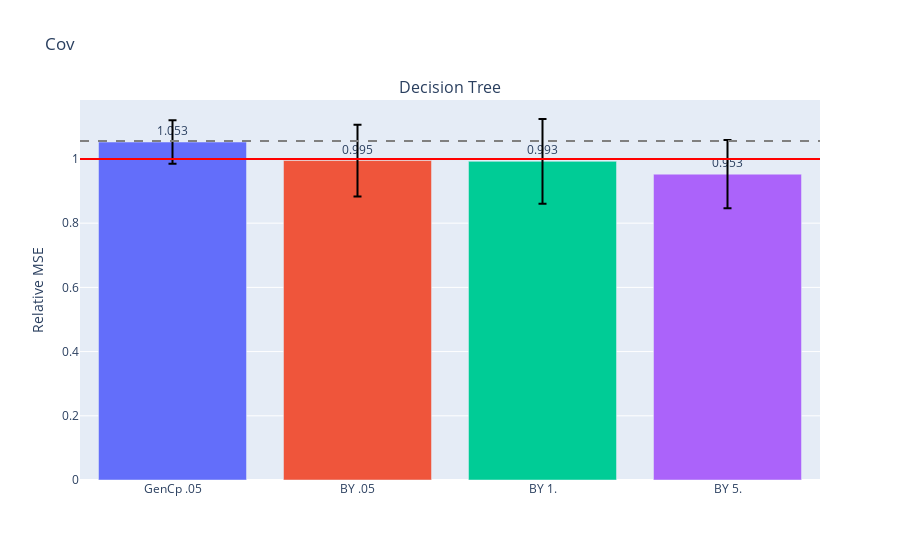

Notebook cell for this chart:
### Code cell
fig = gen_model_barplots(
    model_errs, 
    model_names, 
    est_names, 
    title="Cov",
    has_elev_err=True,
    err_bars=True,
)
fig.show()

### Figure 1 — Plotly figure (JSON) as saved in the notebook; plotly's stock layout.template omitted (floating-point values rounded to 4 significant figures)
{"data": [{"error_y": {"array": [0.06801, 0.1118, 0.1319, 0.1065], "color": "black", "type": "data"}, "marker": {"color": ["#636EFA", "#EF553B", "#00CC96", "#AB63FA", "#FFA15A", "#19D3F3", "#FF6692", "#B6E880", "#FF97FF", "#FECB52"]}, "text": [1.053, 0.995, 0.993, 0.953], "textposition": "outside", "type": "bar", "x": ["GenCp .05", "BY .05", "BY 1.", "BY 5."], "xaxis": "x", "y": [1.053, 0.9951, 0.9926, 0.9527], "yaxis": "y"}], "layout": {"annotations": [{"font": {"size": 16}, "showarrow": false, "text": "Decision Tree", "x": 0.5, "xanchor": "center", "xref": "paper", "y": 1, "yanchor": "bottom", "yref": "paper"}], "shapes": [{"line": {"color": "red"}, "type": "line", "x0": 0, "x1": 1, "xref": "x domain", "y0": 1, "y1": 1, "yref": "y"}, {"line": {"color": "grey", "dash": "dash"}, "type": "line", "x0": 0, "x1": 1, "xref": "x domain", "y0": 1.056, "y1": 1.056, "yref": "y"}], "showlegend": false, "title": {"text": "Cov"}, "xaxis": {"anchor": "y", "domain": [0, 1]}, "yaxis": {"anchor": "x", "domain": [0, 1], "title": {"text": "Relative MSE"}}}}
